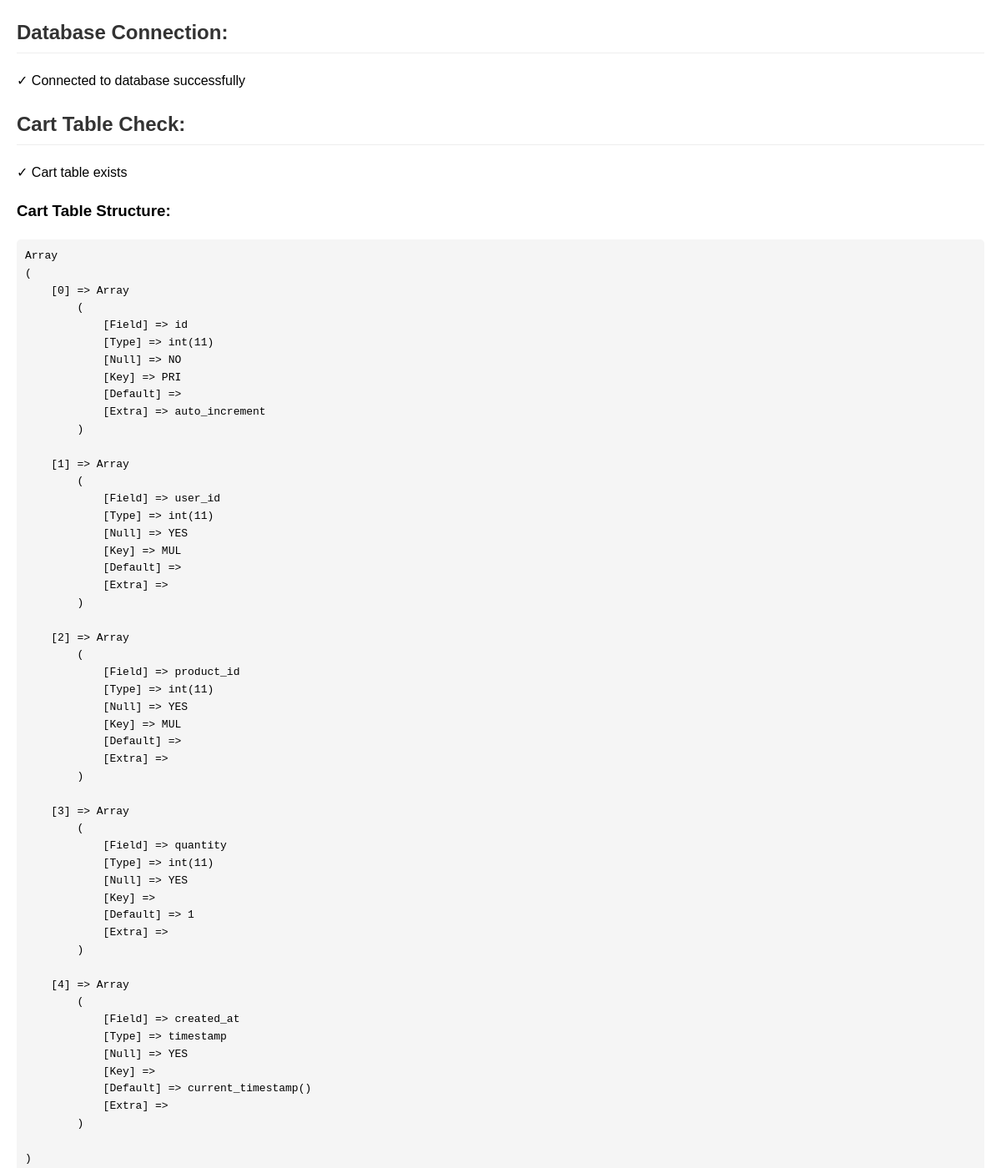
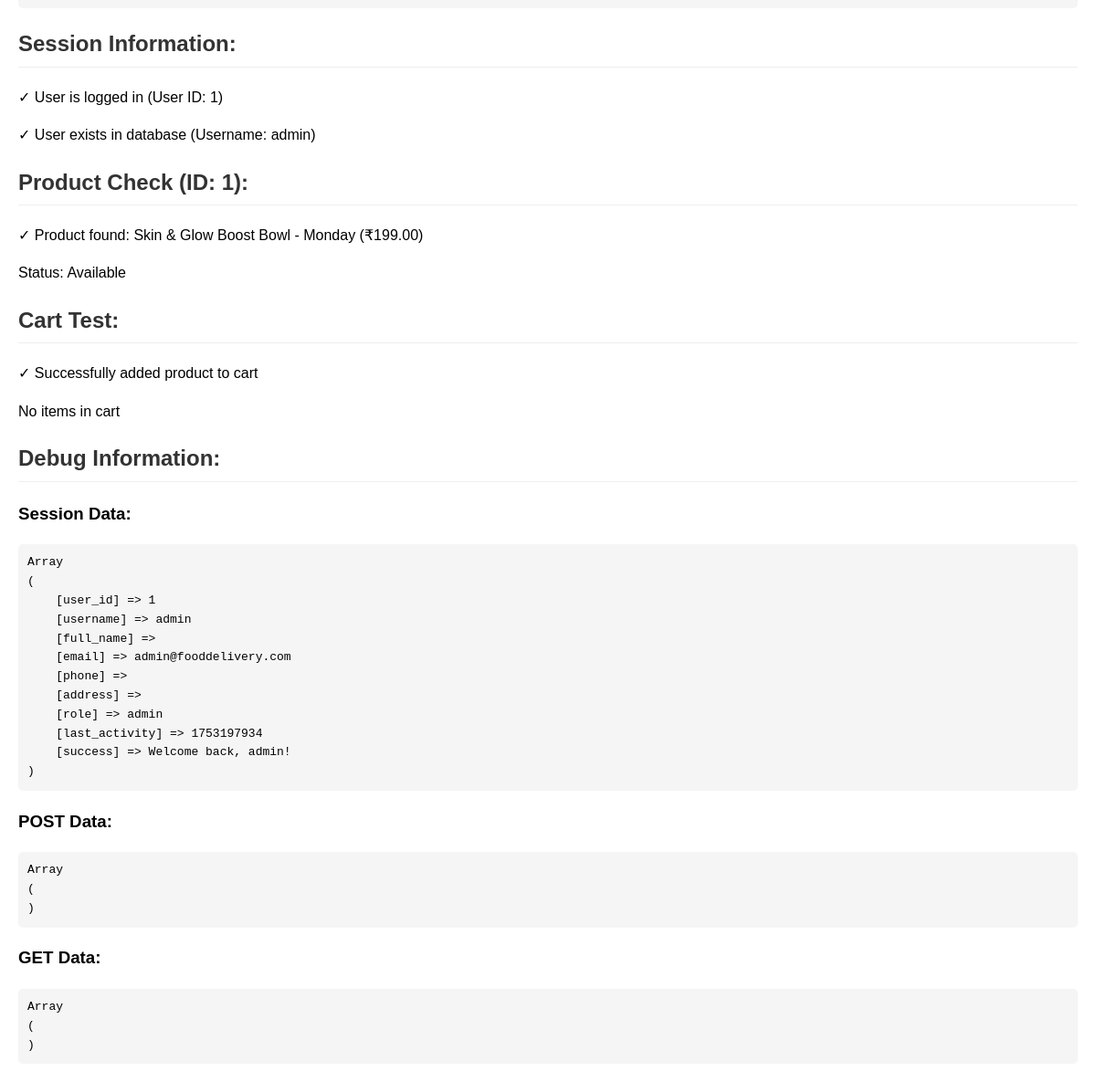
/debug-cart.php (signed in), run on the app's committed database (2 pictures, top to bottom).
### tables this page shows
CREATE TABLE users (
    id INT PRIMARY KEY AUTO_INCREMENT,
    username VARCHAR(50) NOT NULL UNIQUE,
    password VARCHAR(255) NOT NULL,
    email VARCHAR(100) NOT NULL UNIQUE,
    full_name VARCHAR(100),
    phone VARCHAR(15),
    address TEXT,
    role ENUM('user', 'admin') DEFAULT 'user',
    created_at TIMESTAMP DEFAULT CURRENT_TIMESTAMP
);

CREATE TABLE products (
    id INT PRIMARY KEY AUTO_INCREMENT,
    category_id INT,
    name VARCHAR(100) NOT NULL,
    description TEXT,
    price DECIMAL(10,2) NOT NULL,
    image_url VARCHAR(255),
    is_available BOOLEAN DEFAULT TRUE,
    created_at TIMESTAMP DEFAULT CURRENT_TIMESTAMP,
    FOREIGN KEY (category_id) REFERENCES categories(id)
);

### debug-cart.php (the view, shortened to what this page needs)
<?php
try {
    $host = 'localhost';
    $dbname = 'food_delivery';
    $username = 'root';
    $password = '';
    $conn = new PDO("mysql:host=$host;dbname=$dbname", $username, $password, [
        PDO::ATTR_ERRMODE => PDO::ERRMODE_EXCEPTION,
        PDO::ATTR_DEFAULT_FETCH_MODE => PDO::FETCH_ASSOC,
        PDO::MYSQL_ATTR_USE_BUFFERED_QUERY => true
    ]);
    echo "<h2>Database Connection:</h2>";
    echo "<p>✓ Connected to database successfully</p>";
    $stmt = $conn->query("SHOW TABLES LIKE 'cart'");
    $cartTableExists = $stmt->rowCount() > 0;
    echo "<h2>Cart Table Check:</h2>";
    if ($cartTableExists) {
        echo "<p>✓ Cart table exists</p>";
        $stmt = $conn->query("DESCRIBE cart");
        echo "<h3>Cart Table Structure:</h3>";
        echo "<pre>";
        print_r($stmt->fetchAll());
        echo "</pre>";
    } else {
        echo "<p>✗ Cart table does not exist</p>";
    }
    echo "<h2>Session Information:</h2>";
    if (isset($_SESSION['user_id'])) {
        echo "<p>✓ User is logged in (User ID: " . $_SESSION['user_id'] . ")</p>";
        $stmt = $conn->prepare("SELECT id, username FROM users WHERE id = ?");
        $stmt->execute([$_SESSION['user_id']]);
        $user = $stmt->fetch();
        if ($user) {
            echo "<p>✓ User exists in database (Username: " . htmlspecialchars($user['username']) . ")</p>";
        } else {
            echo "<p>✗ User does not exist in database</p>";
        }
    } else {
        echo "<p>✗ User is not logged in</p>";
    }
    $testProductId = 1;
    echo "<h2>Product Check (ID: $testProductId):</h2>";
    $stmt = $conn->prepare("SELECT id, name, price, is_available FROM products WHERE id = ?");
    $stmt->execute([$testProductId]);
    $product = $stmt->fetch();
    if ($product) {
        echo "<p>✓ Product found: " . htmlspecialchars($product['name']) . " (₹" . $product['price'] . ")</p>";
        echo "<p>Status: " . ($product['is_available'] ? 'Available' : 'Out of Stock') . "</p>";
    } else {
        echo "<p>✗ Product not found</p>";
    }
    if (isset($_SESSION['user_id']) && $product) {
        echo "<h2>Cart Test:</h2>";
        try {
            $stmt = $conn->prepare("INSERT INTO cart (user_id, product_id, quantity) VALUES (?, ?, 1) ON DUPLICATE KEY UPDATE quantity = quantity + 1");
            $result = $stmt->execute([$_SESSION['user_id'], $testProductId]);
            if ($result) {
                echo "<p>✓ Successfully added product to cart</p>";
                $stmt = $conn->prepare("SELECT c.*, p.name, p.price FROM cart c JOIN products p ON c.product_id = p.id WHERE c.user_id = ?");
                $stmt->execute([$_SESSION['user_id']]);
                $cartItems = $stmt->fetchAll();
                if (count($cartItems) > 0) {
                    echo "<h3>Cart Contents:</h3>";
                    echo "<table border='1' cellpadding='8'>";
                    echo "<tr><th>Product</th><th>Quantity</th><th>Price</th><th>Total</th></tr>";
                    $grandTotal = 0;
                    foreach ($cartItems as $item) {
                        $total = $item['quantity'] * $item['price'];
                        $grandTotal += $total;
                        echo "<tr>";
                        echo "<td>" . htmlspecialchars($item['name']) . "</td>";
                        echo "<td>" . $item['quantity'] . "</td>";
                        echo "<td>₹" . number_format($item['price'], 2) . "</td>";
                        echo "<td>₹" . number_format($total, 2) . "</td>";
                        echo "</tr>";
                    }
                    echo "<tr><td colspan='3'><strong>Grand Total:</strong></td><td><strong>₹" . number_format($grandTotal, 2) . "</strong></td></tr>";
                    echo "</table>";
                } else {
                    echo "<p>No items in cart</p>";
                }
            } else {
                echo "<p>✗ Failed to add product to cart</p>";
            }
        } catch (PDOException $e) {
            echo "<p>✗ Error: " . htmlspecialchars($e->getMessage()) . "</p>";
            echo "<pre>" . htmlspecialchars($e->getTraceAsString()) . "</pre>";
        }
    }
} catch (PDOException $e) {
    echo "<h2>Database Error:</h2>";
    echo "<p>" . htmlspecialchars($e->getMessage()) . "</p>";
    echo "<pre>" . htmlspecialchars($e->getTraceAsString()) . "</pre>";
}
?>
<h2>Debug Information:</h2>
<h3>Session Data:</h3>
<pre><?php print_r($_SESSION); ?></pre>
<h3>POST Data:</h3>
<pre><?php print_r($_POST); ?></pre>
<h3>GET Data:</h3>
<pre><?php print_r($_GET); ?></pre>

### debug-cart.php (style rules this page uses)
h2 { color: #333; border-bottom: 1px solid #eee; padding-bottom: 5px; }
pre { background: #f5f5f5; padding: 10px; border-radius: 5px; overflow-x: auto; }

### data on the page
users: username "admin"
products: name "Skin & Glow Boost Bowl - Monday", price "199.00"

### other printed values
$_SESSION['user_id'] "1"
$testProductId "1"
